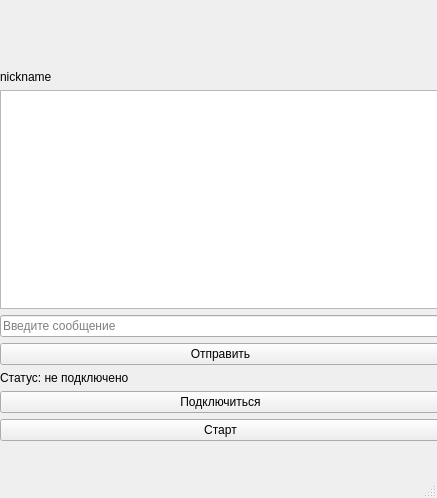
<?xml version="1.0" encoding="UTF-8"?>
<ui version="4.0">
 <class>MainWindow</class>
 <widget class="QMainWindow" name="MainWindow">
  <property name="geometry">
   <rect>
    <x>0</x>
    <y>0</y>
    <width>437</width>
    <height>498</height>
   </rect>
  </property>
  <property name="windowTitle">
   <string>MainWindow</string>
  </property>
  <widget class="QWidget" name="centralwidget">
   <widget class="QWidget" name="verticalLayoutWidget">
    <property name="geometry">
     <rect>
      <x>0</x>
      <y>70</y>
      <width>441</width>
      <height>371</height>
     </rect>
    </property>
    <layout class="QVBoxLayout" name="verticalLayout">
     <item>
      <widget class="QLabel" name="nicknameLabel">
       <property name="text">
        <string>nickname</string>
       </property>
      </widget>
     </item>
     <item>
      <layout class="QHBoxLayout" name="horizontalLayout">
       <item>
        <widget class="QPlainTextEdit" name="chatLog"/>
       </item>
      </layout>
     </item>
     <item>
      <widget class="QLineEdit" name="messageEdit">
       <property name="text">
        <string/>
       </property>
       <property name="placeholderText">
        <string>Введите сообщение</string>
       </property>
      </widget>
     </item>
     <item>
      <widget class="QPushButton" name="sendButton">
       <property name="text">
        <string>Отправить</string>
       </property>
      </widget>
     </item>
     <item>
      <widget class="QLabel" name="statusLabel">
       <property name="text">
        <string>Статус: не подключено</string>
       </property>
      </widget>
     </item>
     <item>
      <widget class="QPushButton" name="connectButton">
       <property name="text">
        <string>Подключиться</string>
       </property>
      </widget>
     </item>
     <item>
      <widget class="QPushButton" name="startButton">
       <property name="text">
        <string>Старт</string>
       </property>
      </widget>
     </item>
    </layout>
   </widget>
  </widget>
  <widget class="QMenuBar" name="menubar">
   <property name="geometry">
    <rect>
     <x>0</x>
     <y>0</y>
     <width>437</width>
     <height>26</height>
    </rect>
   </property>
  </widget>
  <widget class="QStatusBar" name="statusbar"/>
 </widget>
 <resources/>
 <connections/>
</ui>
